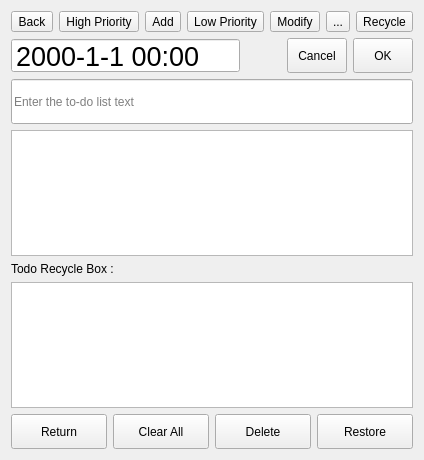
<?xml version="1.0" encoding="UTF-8"?>
<ui version="4.0">
 <class>dlgTodo</class>
 <widget class="QDialog" name="dlgTodo">
  <property name="geometry">
   <rect>
    <x>0</x>
    <y>0</y>
    <width>366</width>
    <height>460</height>
   </rect>
  </property>
  <property name="windowTitle">
   <string>Dialog</string>
  </property>
  <layout class="QGridLayout" name="gridLayout_2">
   <item row="0" column="0">
    <widget class="QFrame" name="frameToolBar">
     <property name="frameShape">
      <enum>QFrame::NoFrame</enum>
     </property>
     <property name="frameShadow">
      <enum>QFrame::Raised</enum>
     </property>
     <layout class="QGridLayout" name="gridLayout">
      <property name="leftMargin">
       <number>0</number>
      </property>
      <property name="topMargin">
       <number>0</number>
      </property>
      <property name="rightMargin">
       <number>0</number>
      </property>
      <property name="bottomMargin">
       <number>0</number>
      </property>
      <item row="0" column="0">
       <layout class="QHBoxLayout" name="horizontalLayout_3">
        <item>
         <widget class="QToolButton" name="btnBack">
          <property name="sizePolicy">
           <sizepolicy hsizetype="Preferred" vsizetype="Fixed">
            <horstretch>0</horstretch>
            <verstretch>0</verstretch>
           </sizepolicy>
          </property>
          <property name="minimumSize">
           <size>
            <width>0</width>
            <height>0</height>
           </size>
          </property>
          <property name="text">
           <string>Back</string>
          </property>
          <property name="icon">
           <iconset resource="../res.qrc">
            <normaloff>:/res/back.png</normaloff>:/res/back.png</iconset>
          </property>
          <property name="iconSize">
           <size>
            <width>25</width>
            <height>25</height>
           </size>
          </property>
         </widget>
        </item>
        <item>
         <widget class="QToolButton" name="btnHigh">
          <property name="sizePolicy">
           <sizepolicy hsizetype="Preferred" vsizetype="Fixed">
            <horstretch>0</horstretch>
            <verstretch>0</verstretch>
           </sizepolicy>
          </property>
          <property name="minimumSize">
           <size>
            <width>0</width>
            <height>0</height>
           </size>
          </property>
          <property name="text">
           <string>High Priority</string>
          </property>
          <property name="icon">
           <iconset resource="../res.qrc">
            <normaloff>:/res/high.png</normaloff>:/res/high.png</iconset>
          </property>
          <property name="iconSize">
           <size>
            <width>25</width>
            <height>25</height>
           </size>
          </property>
         </widget>
        </item>
        <item>
         <widget class="QToolButton" name="btnAdd">
          <property name="sizePolicy">
           <sizepolicy hsizetype="Preferred" vsizetype="Preferred">
            <horstretch>0</horstretch>
            <verstretch>0</verstretch>
           </sizepolicy>
          </property>
          <property name="minimumSize">
           <size>
            <width>0</width>
            <height>0</height>
           </size>
          </property>
          <property name="text">
           <string>Add</string>
          </property>
          <property name="icon">
           <iconset resource="../res.qrc">
            <normaloff>:/res/add.png</normaloff>:/res/add.png</iconset>
          </property>
          <property name="iconSize">
           <size>
            <width>25</width>
            <height>25</height>
           </size>
          </property>
         </widget>
        </item>
        <item>
         <widget class="QToolButton" name="btnLow">
          <property name="sizePolicy">
           <sizepolicy hsizetype="Preferred" vsizetype="Fixed">
            <horstretch>0</horstretch>
            <verstretch>0</verstretch>
           </sizepolicy>
          </property>
          <property name="minimumSize">
           <size>
            <width>0</width>
            <height>0</height>
           </size>
          </property>
          <property name="text">
           <string>Low Priority</string>
          </property>
          <property name="icon">
           <iconset resource="../res.qrc">
            <normaloff>:/res/low.png</normaloff>:/res/low.png</iconset>
          </property>
          <property name="iconSize">
           <size>
            <width>25</width>
            <height>25</height>
           </size>
          </property>
         </widget>
        </item>
        <item>
         <widget class="QToolButton" name="btnModify">
          <property name="sizePolicy">
           <sizepolicy hsizetype="Preferred" vsizetype="Fixed">
            <horstretch>0</horstretch>
            <verstretch>0</verstretch>
           </sizepolicy>
          </property>
          <property name="minimumSize">
           <size>
            <width>0</width>
            <height>0</height>
           </size>
          </property>
          <property name="text">
           <string>Modify</string>
          </property>
          <property name="icon">
           <iconset resource="../res.qrc">
            <normaloff>:/res/edit.png</normaloff>:/res/edit.png</iconset>
          </property>
          <property name="iconSize">
           <size>
            <width>25</width>
            <height>25</height>
           </size>
          </property>
         </widget>
        </item>
        <item>
         <widget class="QToolButton" name="btnSetTime">
          <property name="sizePolicy">
           <sizepolicy hsizetype="Preferred" vsizetype="Fixed">
            <horstretch>0</horstretch>
            <verstretch>0</verstretch>
           </sizepolicy>
          </property>
          <property name="minimumSize">
           <size>
            <width>0</width>
            <height>0</height>
           </size>
          </property>
          <property name="text">
           <string>...</string>
          </property>
          <property name="icon">
           <iconset resource="../res.qrc">
            <normaloff>:/res/time.png</normaloff>:/res/time.png</iconset>
          </property>
          <property name="iconSize">
           <size>
            <width>25</width>
            <height>25</height>
           </size>
          </property>
         </widget>
        </item>
        <item>
         <widget class="QToolButton" name="btnRecycle">
          <property name="sizePolicy">
           <sizepolicy hsizetype="Preferred" vsizetype="Fixed">
            <horstretch>0</horstretch>
            <verstretch>0</verstretch>
           </sizepolicy>
          </property>
          <property name="minimumSize">
           <size>
            <width>0</width>
            <height>0</height>
           </size>
          </property>
          <property name="text">
           <string>Recycle</string>
          </property>
          <property name="icon">
           <iconset resource="../res.qrc">
            <normaloff>:/res/recycle.png</normaloff>:/res/recycle.png</iconset>
          </property>
          <property name="iconSize">
           <size>
            <width>25</width>
            <height>25</height>
           </size>
          </property>
         </widget>
        </item>
       </layout>
      </item>
     </layout>
    </widget>
   </item>
   <item row="5" column="0">
    <widget class="QListWidget" name="listRecycle">
     <property name="styleSheet">
      <string notr="true">QListWidget::indicator{
		width:25;
		height:25;
		right: 5px;
}

QListView {
    outline: none;
	/*text-decoration: line-through;*/
}

#listRecycle::item {
    background-color: #ffffff;
    color: gray;
    border: transparent;
    border-bottom: 1px solid #dbdbdb;
    padding: 8px;
	height: 85;
	
}

#listRecycle::item:hover {
    background-color: #f5f5f5;
}

#listRecycle::item:selected {
    border-left: 5px solid #777777;
	
}

</string>
     </property>
     <property name="horizontalScrollBarPolicy">
      <enum>Qt::ScrollBarAlwaysOff</enum>
     </property>
    </widget>
   </item>
   <item row="1" column="0">
    <widget class="QFrame" name="frameSetTime">
     <property name="frameShape">
      <enum>QFrame::NoFrame</enum>
     </property>
     <property name="frameShadow">
      <enum>QFrame::Sunken</enum>
     </property>
     <layout class="QHBoxLayout" name="horizontalLayout_2">
      <property name="leftMargin">
       <number>0</number>
      </property>
      <property name="topMargin">
       <number>0</number>
      </property>
      <property name="rightMargin">
       <number>0</number>
      </property>
      <property name="bottomMargin">
       <number>0</number>
      </property>
      <item>
       <widget class="QDateTimeEdit" name="dateTimeEdit">
        <property name="sizePolicy">
         <sizepolicy hsizetype="Preferred" vsizetype="Fixed">
          <horstretch>0</horstretch>
          <verstretch>0</verstretch>
         </sizepolicy>
        </property>
        <property name="minimumSize">
         <size>
          <width>0</width>
          <height>35</height>
         </size>
        </property>
        <property name="font">
         <font>
          <pointsize>20</pointsize>
         </font>
        </property>
        <property name="buttonSymbols">
         <enum>QAbstractSpinBox::NoButtons</enum>
        </property>
        <property name="accelerated">
         <bool>false</bool>
        </property>
        <property name="displayFormat">
         <string>yyyy-M-d HH:mm</string>
        </property>
       </widget>
      </item>
      <item>
       <spacer name="horizontalSpacer">
        <property name="orientation">
         <enum>Qt::Horizontal</enum>
        </property>
        <property name="sizeHint" stdset="0">
         <size>
          <width>40</width>
          <height>20</height>
         </size>
        </property>
       </spacer>
      </item>
      <item>
       <widget class="QToolButton" name="btnCancel">
        <property name="sizePolicy">
         <sizepolicy hsizetype="Fixed" vsizetype="Preferred">
          <horstretch>0</horstretch>
          <verstretch>0</verstretch>
         </sizepolicy>
        </property>
        <property name="minimumSize">
         <size>
          <width>60</width>
          <height>0</height>
         </size>
        </property>
        <property name="maximumSize">
         <size>
          <width>16777215</width>
          <height>16777215</height>
         </size>
        </property>
        <property name="text">
         <string>Cancel</string>
        </property>
       </widget>
      </item>
      <item>
       <widget class="QToolButton" name="btnOK">
        <property name="sizePolicy">
         <sizepolicy hsizetype="Fixed" vsizetype="Preferred">
          <horstretch>0</horstretch>
          <verstretch>0</verstretch>
         </sizepolicy>
        </property>
        <property name="minimumSize">
         <size>
          <width>60</width>
          <height>0</height>
         </size>
        </property>
        <property name="maximumSize">
         <size>
          <width>16777215</width>
          <height>16777215</height>
         </size>
        </property>
        <property name="text">
         <string>OK</string>
        </property>
       </widget>
      </item>
     </layout>
    </widget>
   </item>
   <item row="2" column="0">
    <layout class="QHBoxLayout" name="horizontalLayout">
     <property name="spacing">
      <number>2</number>
     </property>
     <item>
      <widget class="QLineEdit" name="lineEdit">
       <property name="minimumSize">
        <size>
         <width>0</width>
         <height>45</height>
        </size>
       </property>
       <property name="placeholderText">
        <string>Enter the to-do list text</string>
       </property>
      </widget>
     </item>
    </layout>
   </item>
   <item row="3" column="0">
    <widget class="QListWidget" name="listWidget">
     <property name="styleSheet">
      <string notr="true">QListWidget::indicator{
		width:25;
		height:25;
		right: 5px;
}

QListView {
    outline: none;
}

#listWidget::item {
    background-color: #ffffff;
    color: #000000;
    border: transparent;
    border-bottom: 1px solid #dbdbdb;
    padding: 8px;
	/*height: 85;*/
}

#listWidget::item:hover {
    background-color: #f5f5f5;
}

#listWidget::item:selected {
    border-left: 5px solid #777777;
	
}

/*下面是另一个控件的暗黑风格*/
/*#listWidget2::item {
    background-color: #393d49;
    color: #ffffff;
    border: transparent;
    padding: 8px;
	height: 65;
}

#listWidget2::item:hover {
    background-color: #4e5465;
}

#listWidget2::item:selected {
    border-left: 5px solid #009688;
	
}*/

</string>
     </property>
     <property name="autoScroll">
      <bool>false</bool>
     </property>
     <property name="alternatingRowColors">
      <bool>true</bool>
     </property>
     <property name="spacing">
      <number>2</number>
     </property>
    </widget>
   </item>
   <item row="6" column="0">
    <widget class="QFrame" name="frameRecycle">
     <property name="frameShape">
      <enum>QFrame::NoFrame</enum>
     </property>
     <property name="frameShadow">
      <enum>QFrame::Raised</enum>
     </property>
     <layout class="QHBoxLayout" name="horizontalLayout_5">
      <property name="leftMargin">
       <number>0</number>
      </property>
      <property name="topMargin">
       <number>0</number>
      </property>
      <property name="rightMargin">
       <number>0</number>
      </property>
      <property name="bottomMargin">
       <number>0</number>
      </property>
      <item>
       <widget class="QToolButton" name="btnReturn">
        <property name="sizePolicy">
         <sizepolicy hsizetype="Preferred" vsizetype="Fixed">
          <horstretch>0</horstretch>
          <verstretch>0</verstretch>
         </sizepolicy>
        </property>
        <property name="minimumSize">
         <size>
          <width>0</width>
          <height>35</height>
         </size>
        </property>
        <property name="text">
         <string>Return</string>
        </property>
       </widget>
      </item>
      <item>
       <widget class="QToolButton" name="btnClear">
        <property name="sizePolicy">
         <sizepolicy hsizetype="Preferred" vsizetype="Fixed">
          <horstretch>0</horstretch>
          <verstretch>0</verstretch>
         </sizepolicy>
        </property>
        <property name="minimumSize">
         <size>
          <width>0</width>
          <height>35</height>
         </size>
        </property>
        <property name="text">
         <string>Clear All</string>
        </property>
       </widget>
      </item>
      <item>
       <widget class="QToolButton" name="btnDel">
        <property name="sizePolicy">
         <sizepolicy hsizetype="Preferred" vsizetype="Fixed">
          <horstretch>0</horstretch>
          <verstretch>0</verstretch>
         </sizepolicy>
        </property>
        <property name="minimumSize">
         <size>
          <width>0</width>
          <height>35</height>
         </size>
        </property>
        <property name="text">
         <string>Delete</string>
        </property>
       </widget>
      </item>
      <item>
       <widget class="QToolButton" name="btnRestore">
        <property name="sizePolicy">
         <sizepolicy hsizetype="Preferred" vsizetype="Fixed">
          <horstretch>0</horstretch>
          <verstretch>0</verstretch>
         </sizepolicy>
        </property>
        <property name="minimumSize">
         <size>
          <width>0</width>
          <height>35</height>
         </size>
        </property>
        <property name="text">
         <string>Restore</string>
        </property>
       </widget>
      </item>
     </layout>
    </widget>
   </item>
   <item row="4" column="0">
    <widget class="QLabel" name="lblRecycle">
     <property name="text">
      <string>Todo Recycle Box : </string>
     </property>
    </widget>
   </item>
  </layout>
 </widget>
 <resources>
  <include location="../res.qrc"/>
 </resources>
 <connections/>
</ui>
